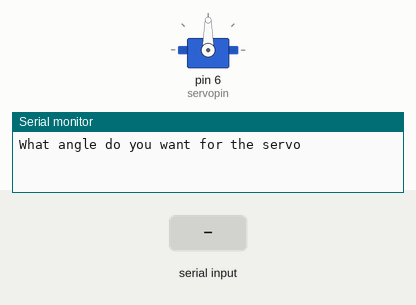
Bench run of a sketch on a simulated Arduino Uno, built with avr-gcc and run on an emulated ATmega328P. On the bench: servo, the last lines printed to the serial monitor. Inputs (shaded band) come from the test bench.

Above: at 1.2 s.
1.3 s: "30,150\n" received over Serial
At 3.4 s:
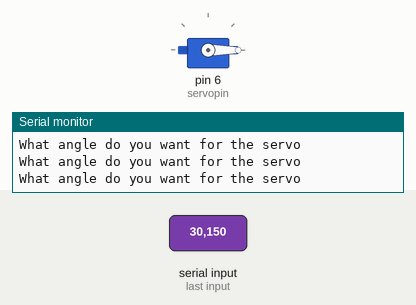
3.8 s: "90,45\n" received over Serial
At 4.3 s:
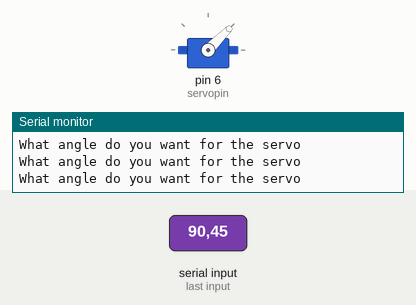
6.3 s: "200\n" received over Serial
At 7.1 s:
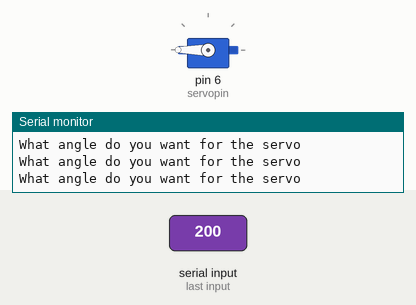
Timing chart, 0 to 9.3 s (numbered marks = the images above; inputs shaded):
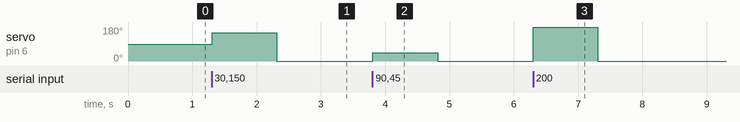

The sketch:

tutorial30.ino
```cpp
#include <Servo.h>
int servopin=6;
int servopos;
Servo myservo;

void setup()
{
  Serial.begin(9600);
  myservo.attach(servopin);
}

void loop()
{
  Serial.println("What angle do you want for the servo");
  while(Serial.available()==0){
  }
  servopos=Serial.parseInt();
  myservo.write(servopos);

}
```

Measured:
- after the input at 1.3 s, servo on pin 6 (servopin): 90° → 150° at once, → 0° 1.0 s later
- after the input at 3.8 s, servo on pin 6 (servopin): 0° → 45° at once, → 0° 1.0 s later
- after the input at 6.3 s, servo on pin 6 (servopin): 0° → 180° at once, → 0° 1.0 s later
